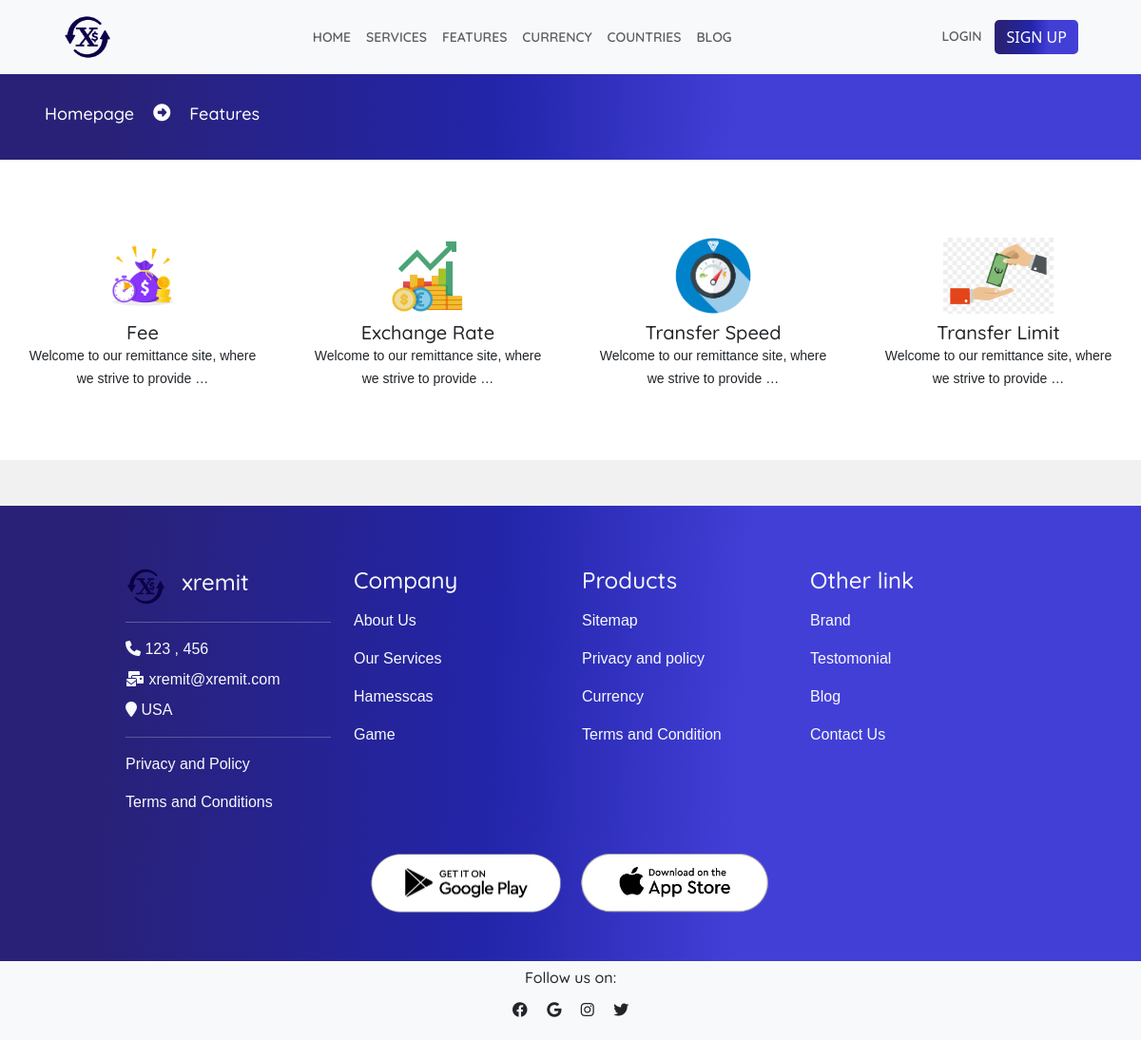
The page /feature on the database its author committed.
### remit/homepage/models.py (models this page shows, shortened)
class Feature(models.Model):
    image = models.ImageField(upload_to ="features_image/", blank = True, null = True)
    name = models.CharField(max_length=200)
    feature = RichTextUploadingField()

class Footor(models.Model):
    name = models.CharField(max_length=200)
    link = models.CharField(max_length=1000)
    row = models.CharField(max_length=100, choices=(
        ('First', 'First'),
        ('Second', 'Second'),
        ('Third', 'Third')
    ), default="First")

class SocialLink(models.Model):
    name = models.CharField(max_length=200)
    icon = models.CharField(max_length=200)
    link = models.CharField(max_length=800)

### remit/owner/models.py (models this page shows, shortened)
class SiteSetting(models.Model):
    title = models.CharField(max_length=200)
    subtitle = models.CharField(max_length=300, null=True, blank=True)
    light_logo = models.ImageField(upload_to='logo/', null=True, blank=True)
    dark_logo = models.ImageField(upload_to='logo/', null=True, blank=True)
    favicon = models.ImageField(upload_to='logo/', null=True, blank=True)
    email = models.CharField(max_length=200, null=True, blank=True)
    number_one = models.BigIntegerField(null=True, blank=True)
    number_two = models.BigIntegerField(null=True, blank=True)
    address = models.CharField(max_length=200)

### remit/homepage/views.py (the view)
# urls.py: path('feature', views.featureView, name = "feature"),
def featureView(request):
    dist = {
        'service_man':Service.objects.all(),
        'feature_b':Feature.objects.all(),
        'social':SocialLink.objects.all(),
        'first_fo':Footor.objects.filter(row='First'),
        'second_fo':Footor.objects.filter(row='Second'),
        'third_fo':Footor.objects.filter(row='Third'),
    }
    dist.update(siteInfo())
    return render(request, "homepage/other/feature.html", dist)

### remit/homepage/views.py (called while the page is built)
def siteInfo():
    site = SiteSetting.objects.all()
    if site:
        for i in site:
            site = i
            break
    dist ={
        'site':site
    }
    return dist

### remit/template/homepage/other/feature.html (shortened to what this page needs)
{% extends 'homepage/index.html' %}
{% block inside %}
<div class="row m-0" id="topbarpage">
    <div class="d-flex my-auto">
        <h2 class="head-para">
            <a href="{%url 'homepage:homepage'%}">
                Homepage
            </a>
        </h2>
        <p class="head-para">
            <i class="fa fa-arrow-alt-circle-right"></i>
        </p>
        <h2 class="head-para">
            Features
        </h2>
    </div>
</div>
<div class="row bg-white m-0 pt-5 pb-5">
    {% for j in feature_b %}
        <div class="col-12 col-lg-3 mt-2">
            <a href="{%url 'homepage:featureDetail' j.id j.name %}">
                <div class="features-box mt-3 text-center">
                    <img src="{{j.image.url}}" alt="" style="height: 80px; width: auto;">
                    <h5 class="my-auto text-dark mt-2">
                        {{j.name}}
                    </h5>
                    <small class="text-dark mt-2">
                        {{j.feature|truncatewords:10|safe}}
                    </small>
                </div>
            </a>
        </div>
    {% endfor %}
</div>
{% endblock inside %}

### remit/template/homepage/index.html (shortened to what this page needs)
{% extends 'base.html' %}
{% load static %}
{% block content %}
<link
  rel="stylesheet"
  href="https://cdn.jsdelivr.net/npm/swiper@10/swiper-bundle.min.css"
/>
<div class="p-0 m-0">
    <nav class="navbar navbar-expand-lg bg-body-tertiary fixed-top bg-light" id="navbar">
        <div class="container-fluid">
          <div class="collapse navbar-collapse d-flex justify-content-between" id="navbarNav">
            <a href="{%url 'homepage:homepage'%}" class="d-flex">
                <img src="{%if site.light_logo %} {{site.light_logo.url}} {%else%}{%static 'resources/logodark.png'%} {%endif%}" alt="" height="50px">
            </a>
            <ul class="navbar-nav m-auto">
              <li class="nav-item my-auto">
                <a class="nav-link " aria-current="page" href="{%url 'homepage:homepage'%}">
                    HOME
                </a>
              </li>
              <li class="nav-item my-auto">
                <a class="nav-link" href="{%url 'homepage:services'%}">
                    SERVICES
                </a>
              </li>
              <li class="nav-item my-auto">
                <a class="nav-link" href="{%url 'homepage:feature'%}">
                    FEATURES
                </a>
              </li>
              <li class="nav-item my-auto">
                <a class="nav-link" href="{%url 'homepage:currency'%}">
                    CURRENCY
                </a>
              </li>
              <li class="nav-item my-auto">
                <a class="nav-link" href="{%url 'homepage:country'%}">
                    COUNTRIES
                </a>
              </li>
              <li class="nav-item my-auto">
                <a class="nav-link" href="{%url 'homepage:blog'%}">
                    BLOG</a>
              </li>
            </ul>
            <div class="nav-item dropdown">
                <a href="{%url 'homepage:login'%}" id="loginHome">
                    {% if request.user.is_authenticated %}
                        Dashboard
                        {% else %}
                            LOGIN
                    {% endif %}
                </a>
                {% if request.user.is_authenticated %}
                    <a href="{%url 'homepage:logout'%}" class ="text-secondary" >
                        <button class="btn btn-danger">
                            Logout
                        </button>
                    </a>
                {% else %}
                    <a href="{%url 'homepage:register'%}">
                        <button class="btn btn-primary">
                            SIGN UP
                        </button>
                    </a>
                {% endif %}
            </div>
          </div>
        </div>
    </nav>
    <div class="maintain">
    </div>
    {% block inside %}{% endblock inside %}
    <div class="footer row p-0 m-0 mt-5">
        <div class="col-12 col-lg-10  mt-5 m-auto mb-5">
            <div class="row p-0 m-0 ps-2 pe-2">
                <div class="col-12 col-lg-3 mt-3 text-light">
                    <div class="d-flex footer-first">
                        <img src="{%if site.light_logo %} {{site.light_logo.url}} {%else%}{%static 'resources/logodark.png'%} {%endif%}" alt="{{site.title}}">
                        <b class="my-auto">
                            <h4 class="ps-3">{{site.title}}</h4>
                        </b>
                    </div>
                    <hr>
                    <div class="mt-3">
                        <p class="m-0 mt-2 text-light">
                            <i class="fa fa-phone"></i> {{site.number_one}} {% if site.number_two  %}
                            , {{site.number_two}}
                           {% endif %}
                        </p>
                        <p class="m-0 mt-2 text-light">
                            <i class="fa fa-envelopes-bulk"></i> {{site.email}}
                        </p>
                        <p class="m-0 mt-2 text-light">
                            <i class="fa fa-location-pin"></i> {{site.address}}
                        </p>
                        <hr>
                        <a href="{{i.link}}">
                            <p>Privacy and Policy</p>
                        </a>
                        <a href="{{i.link}}">
                            <p>
                                Terms and Conditions
                            </p>
                        </a>
                    </div>
                </div>
                <div class="col-12 col-lg-3 mt-3 text-light">
                    <h4 class="" >Company</h4>
                    <div class="mt-3">
                        {% for i in first_fo %}
                            <a href="{{i.link}}">
                                <p>{{i.name}}</p>
                            </a>
                        {% endfor %}
                    </div>
                </div>
                <div class="col-12 col-lg-3 mt-3 text-light">
                    <h4 class="">Products</h4>
                    <div class="mt-3">
                        {% for i in second_fo %}
                            <a href="{{i.link}}">
                                <p>{{i.name}}</p>
                            </a>
                        {% endfor %}
                    </div>
                </div>
                <div class="col-12 col-lg-3 mt-3 text-light">
                    <h4 class="">Other link</h4>
                    <div class="mt-3">
                        {% for i in third_fo %}
                        <a href="{{i.link}}">
                            <p>{{i.name}}</p>
                        </a>
                    {% endfor %}
                    </div>
                </div>
                <div class="col-12 p-0 mt-4 m-auto">
                    <div class="footor-app text-center">
                        <a href="http://" class="p-2">
                            <img src="{%static 'resources/googleplay.png'%}" alt="">
                        </a>
                        <a href="http://" class="p-2">
                            <img src="{%static 'resources/playstore.png'%}" alt="">
                        </a>
                    </div>
                </div>
            </div>
        </div>
        <div class="row p-0 m-0 bg-light">
            <h6 class="text-center mt-2">
                Follow us on:
            </h6>
            <p class=" text-center">
                {% for i in social%}
                    <i class="m-2 {{i.icon}}"></i>
                {% endfor %}
            </p>
        </div>
    </div>
</div>
{% endblock content %}

### remit/static/css/style.css (style rules this page uses)
.btn-primary { background-image: linear-gradient(92.88deg, #292177 9.16%, #2325aa 43.89%, #423fd7 64.72%); border-radius: 5px; border-style: none; color: #FFFFFF; cursor: pointer; font-weight: 500; text-align: center; transition: all .5s; }
.features-box { background-color: #ff5a31; border-radius: 10px; color: white; padding: 10px; cursor: pointer; }
small, span, p { font-family: 'Alegreya Sans SC', sans-serif; }
h1, h2, h3, h4, h5, h6 { font-family: 'Quicksand', sans-serif; }
body { background-color: #f1f1f1; }
a { text-decoration: none; color: inherit; }
.navbar { padding: 14px; }
.nav-link { color:rgb(94, 94, 94); font-size: 14px; font-weight: 600; font-family:'Quicksand', sans-serif ; }
#loginHome { color:rgb(94, 94, 94); font-size: 14px; font-weight: 600; padding: 10px; font-family:'Quicksand', sans-serif ; animation-name:wobble; }
.navbar-collapse { padding-left: 40px; padding-right: 40px; }
.head-para { font-size: 18px; font-weight: 500; color: white; padding: 10px; }
#topbarpage { background-image: linear-gradient(92.88deg, #292177 9.16%, #2325aa 43.89%, #423fd7 64.72%); color: white; padding: 25px; overflow: scroll; }
#topbarpage .head-para { margin: auto 0; }
.footer { background-image: linear-gradient(92.88deg, #292177 9.16%, #2325aa 43.89%, #423fd7 64.72%); }
.footer-first img { height: auto; width:20%; }
.footor-app img { height: auto; width: 200px; }
.maintain { height: 71px; }
.features-box { background-color: rgb(255, 255, 255); border-radius: 20px; }

### rows shown on the page
Feature: image (picture), name "Fee", feature "Welcome to our remittance site, where we strive to provide …"
Feature: image (picture), name "Exchange Rate", feature "Welcome to our remittance site, where we strive to provide …"
Feature: image (picture), name "Transfer Speed", feature "Welcome to our remittance site, where we strive to provide …"
Feature: image (picture), name "Transfer Limit", feature "Welcome to our remittance site, where we strive to provide …"
SiteSetting: title "xremit", number_one "123", number_two "456", email "xremit@xremit.com", address "USA"
Footor: name "About Us"
Footor: name "Our Services"
Footor: name "Hamesscas"
Footor: name "Game"
Footor: name "Sitemap"
Footor: name "Privacy and policy"
Footor: name "Currency"
Footor: name "Terms and Condition"
Footor: name "Brand"
Footor: name "Testomonial"
Footor: name "Blog"
Footor: name "Contact Us"
